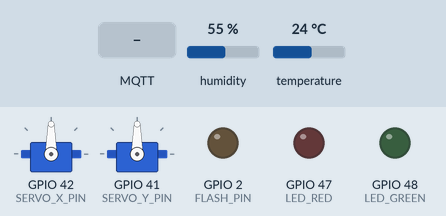
Simulated run of this sketch. Board: ESP32. On the bench: 2 × servo, output pins drawn as LEDs (lit = HIGH). Inputs (shaded band) come from the test bench; at power-on: humidity 55 %, temperature 24 °C. WiFi joins after 1.5 s; servers stay silent unless stated; uploads are accepted with an empty reply; random numbers use the default seed unless the sketch sets one; no MQTT or app messages arrive unless stated; the camera gives no picture; what the sketch prints to the serial monitor is not drawn.

Above: at 4.1 s.
4.2 s: MQTT message "AI" arrives on the third subscribed topic
At 5.8 s:
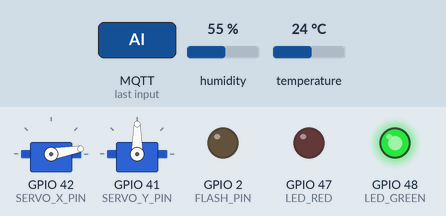
6.1 s: MQTT message "CCTV" arrives on the third subscribed topic
At 6.7 s:
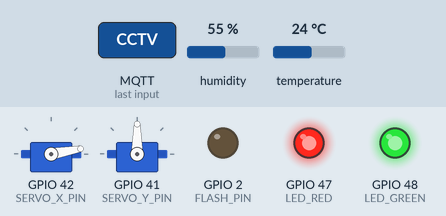
7.6 s: MQTT message "AI" arrives on the third subscribed topic
At 8.9 s:
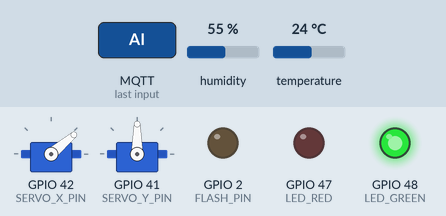
Timing chart, 0 to 10.6 s (numbered marks = the images above; inputs shaded):
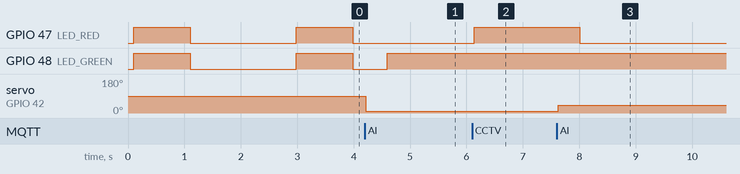

Measured:
- after the input at 4.2 s, servo on GPIO 42 (SERVO_X_PIN): 90° → 10° at once
- after the input at 6.1 s, GPIO 47 (LED_RED): LOW → HIGH at once
- after the input at 7.6 s, GPIO 47 (LED_RED): HIGH → LOW after 0.41 s; servo on GPIO 42 (SERVO_X_PIN): 10° → 40° at once

The sketch:

program1.ino
```cpp
#include <WiFi.h>
#include <PubSubClient.h>
#include <esp_camera.h>
#include <ESP32Servo.h>
#include "DHT.h"
#include <WiFiClient.h>
extern "C" {
  #include "esp_http_server.h"
}

// ==================== CONFIG WIFI, MQTT, SERVER AI ====================
const char* ssid = "Apa";
const char* password = "12345600";

const char* mqtt_server = "test.mosquitto.org";
const int mqtt_port = 1883;

const char* serverAI = "192.168.43.179";
const int serverAI_port = 8000;
const char* serverAI_path = "/serverAI";

// ===== Variabel =====
WiFiClient streamClient;
float hmem = 0;
float tmem = 0;
int flashlight = 0;
bool cctvActive = false;
volatile bool triggerCCTVFrame = false;
unsigned long previousBlink = 0;
bool ledState = false;
const int blinkInterval = 1000; // 1 detik
int posX = 1;  // Posisi awal servo
int posY = 1;  // Posisi awal servo

// ===== STATE UNTUK AI DETECTION =====
struct AIState {
  unsigned long nextScanTime = 0; // waktu berikutnya untuk scan
};
AIState aiState;

// ==================== PINS ====================
// DHT + LED + Servo
#define LED_GREEN 48
#define LED_RED 47
#define DHTPIN 40
#define DHTTYPE DHT11
DHT dht(DHTPIN, DHTTYPE);
#define FLASH_PIN 2  // GPIO2 = LED ON
#define SERVO_X_PIN 42
#define SERVO_Y_PIN 41
//pin kamera
#define PWDN_GPIO_NUM     -1
#define RESET_GPIO_NUM    -1
#define XCLK_GPIO_NUM     15
#define SIOD_GPIO_NUM     4
#define SIOC_GPIO_NUM     5
#define Y9_GPIO_NUM       16
#define Y8_GPIO_NUM       17
#define Y7_GPIO_NUM       18
#define Y6_GPIO_NUM       12
#define Y5_GPIO_NUM       10
#define Y4_GPIO_NUM       8
#define Y3_GPIO_NUM       9
#define Y2_GPIO_NUM       11
#define VSYNC_GPIO_NUM    6
#define HREF_GPIO_NUM     7
#define PCLK_GPIO_NUM     13

Servo servoX;
Servo servoY;
String pesan;
// ==================== MODE ====================
enum Mode {AI, CCTV, Normal};
volatile Mode currentMode = Normal;

// ==================== AI ====================
int servoMin = 10;    // sudut paling kiri
int servoMax = 150;   // sudut paling kanan
int servoStep = 30;   // jarak tiap capture
int posGX = servoMin;  // posisi awal
bool goingRight = true; // arah gerak servo
const int scanDelay = 120000; // 2 menit

// ==================== MQTT ====================
const char* topicServoX = "cam/servoX";
const char* topicServoY = "cam/servoY";
const char* topicDHT = "cam/dht";
const char* topicMode = "cam/mode";

WiFiClient espClient;
PubSubClient client(espClient);

httpd_handle_t stream_httpd = NULL;

static const char *_STREAM_CONTENT_TYPE = "multipart/x-mixed-replace;boundary=123456789000000000000987654321";
static const char *_STREAM_BOUNDARY = "\r\n--123456789000000000000987654321\r\n";
static const char *_STREAM_PART = "Content-Type: image/jpeg\r\nContent-Length: %u\r\nX-Timestamp: %d.%06d\r\n\r\n";

typedef struct {
    httpd_req_t *req;
    size_t len;
} jpg_chunking_t;

static size_t jpg_encode_stream(void *arg, size_t index, const void *data, size_t len) {
    jpg_chunking_t *j = (jpg_chunking_t *)arg;
    if (!index) j->len = 0;
    if (httpd_resp_send_chunk(j->req, (const char *)data, len) != ESP_OK) {
        return 0;
    }
    j->len += len;
    return len;
}

static esp_err_t stream_handler(httpd_req_t *req) {
    camera_fb_t *fb = NULL;
    esp_err_t res = ESP_OK;
    size_t _jpg_buf_len = 0;
    uint8_t *_jpg_buf = NULL;
    char part_buf[128];
    int64_t last_frame = esp_timer_get_time();

    httpd_resp_set_type(req, _STREAM_CONTENT_TYPE);
    httpd_resp_set_hdr(req, "Access-Control-Allow-Origin", "*");

    while (true) {
        fb = esp_camera_fb_get();
        if (!fb) {
            res = ESP_FAIL;
            break;
        }
        if (fb->format != PIXFORMAT_JPEG) {
            bool jpeg_converted = frame2jpg(fb, 80, &_jpg_buf, &_jpg_buf_len);
            esp_camera_fb_return(fb);
            fb = NULL;
            if (!jpeg_converted) {
                res = ESP_FAIL;
                break;
            }
        } else {
            _jpg_buf_len = fb->len;
            _jpg_buf = fb->buf;
        }

        res = httpd_resp_send_chunk(req, _STREAM_BOUNDARY, strlen(_STREAM_BOUNDARY));
        if (res != ESP_OK) break;

        size_t hlen = snprintf(part_buf, 128, _STREAM_PART, _jpg_buf_len, fb->timestamp.tv_sec, fb->timestamp.tv_usec);
        res = httpd_resp_send_chunk(req, (const char *)part_buf, hlen);
        if (res != ESP_OK) break;

        res = httpd_resp_send_chunk(req, (const char *)_jpg_buf, _jpg_buf_len);
        if (res != ESP_OK) break;

        if (fb) esp_camera_fb_return(fb);
        if (_jpg_buf && fb == NULL) free(_jpg_buf);
        _jpg_buf = NULL;
    }

    return res;
}

// ==================== FUNCTIONS ====================
void setup_wifi();
void reconnect();
void callback(char* topic, byte* payload, unsigned int length);
void sendDHT();
bool performAI(int pos);
void pushFrameToVPS(camera_fb_t* fb);
void masukModeCCTV();
void stopStream();
void handleAIMode();
void startStreamServer(uint16_t port = 81);

// ==================== SETUP ====================
void setup() {
  Serial.begin(115200);
  delay(100);

  pinMode(LED_GREEN, OUTPUT);
  pinMode(LED_RED, OUTPUT);
  pinMode(FLASH_PIN, OUTPUT);

  // LED startup test
  digitalWrite(LED_RED, HIGH);
  digitalWrite(LED_GREEN, HIGH);
  Serial.println("[STARTUP] LED test ON");
  delay(1000);
  digitalWrite(LED_RED, LOW);
  digitalWrite(LED_GREEN, LOW);
  Serial.println("[STARTUP] LED test OFF");

  dht.begin();
  servoX.attach(SERVO_X_PIN);
  servoY.attach(SERVO_Y_PIN);

  // ===== CAMERA =====
  camera_config_t config;
  config.ledc_channel = LEDC_CHANNEL_0;
  config.ledc_timer = LEDC_TIMER_0;
  config.pin_d0 = Y2_GPIO_NUM;
  config.pin_d1 = Y3_GPIO_NUM;
  config.pin_d2 = Y4_GPIO_NUM;
  config.pin_d3 = Y5_GPIO_NUM;
  config.pin_d4 = Y6_GPIO_NUM;
  config.pin_d5 = Y7_GPIO_NUM;
  config.pin_d6 = Y8_GPIO_NUM;
  config.pin_d7 = Y9_GPIO_NUM;
  config.pin_xclk = XCLK_GPIO_NUM;
  config.pin_pclk = PCLK_GPIO_NUM;
  config.pin_vsync = VSYNC_GPIO_NUM;
  config.pin_href = HREF_GPIO_NUM;
  config.pin_sccb_sda = SIOD_GPIO_NUM;
  config.pin_sccb_scl = SIOC_GPIO_NUM;
  config.pin_pwdn = PWDN_GPIO_NUM;
  config.pin_reset = RESET_GPIO_NUM;
  config.xclk_freq_hz = 20000000;
  config.pixel_format = PIXFORMAT_JPEG;
  config.frame_size = FRAMESIZE_QVGA;
  config.jpeg_quality = 10;
  config.fb_count = 2;
  config.grab_mode = CAMERA_GRAB_LATEST;
  config.fb_location = CAMERA_FB_IN_PSRAM;

  if(psramFound()){
    config.frame_size = FRAMESIZE_QVGA;
    config.jpeg_quality = 10;
    config.fb_count = 1;
    config.grab_mode = CAMERA_GRAB_LATEST;
  } else {
    config.frame_size = FRAMESIZE_QVGA;
    config.fb_location = CAMERA_FB_IN_DRAM;
  }

  if(esp_camera_init(&config) != ESP_OK){
    Serial.println("Camera init failed!");
    while(true);
  }

  sensor_t *s = esp_camera_sensor_get();
  s->set_framesize(s, FRAMESIZE_QVGA);
  s->set_contrast(s, 0);
  s->set_raw_gma(s, 1);

  Serial.println("Camera Setup Complete");

  // ===== WIFI + MQTT =====
  setup_wifi();
  client.setServer(mqtt_server, mqtt_port);
  client.setCallback(callback);

  // try connect MQTT once at startup
  reconnect();

  // ensure AI timer starts now (so first scan immediate if mode set)
  aiState.nextScanTime = 0;
}

// ==================== LOOP ====================
void loop() {
  if (WiFi.status() != WL_CONNECTED) {
    WiFi.reconnect();
    delay(2000);
    return;
  }

  if (!client.connected()) {
    reconnect();
  }
  client.loop();

  static unsigned long lastDHT = 0;
  if (millis() - lastDHT > 2000) {
    lastDHT = millis();
    // sendDHT only here (rate-limited)
    sendDHT();
  }

  if (currentMode == AI) {
    handleAIMode();
    // don't call sendDHT() here; we already send periodically from loop()
  } else if (currentMode == CCTV) {
    masukModeCCTV();
  }else if (currentMode == Normal) {
    unsigned long now = millis();
    if (now - previousBlink >= blinkInterval) {
        previousBlink = now;
        ledState = !ledState; // toggle state
        digitalWrite(LED_GREEN, ledState ? HIGH : LOW);
        digitalWrite(LED_RED, ledState ? HIGH : LOW);
    }
  }

  // small yield
  delay(10);
}

// ==================== WIFI ====================
void setup_wifi(){
  WiFi.begin(ssid,password);
  Serial.print("Connecting WiFi...");
  while(WiFi.status()!=WL_CONNECTED){
    delay(500);
    Serial.print(".");
  }
  Serial.println(" connected. IP: "+WiFi.localIP().toString());
}

// ==================== MQTT ====================
void reconnect() {
  static unsigned long lastReconnectAttempt = 0;
  static bool firstAttempt = true;

  if (WiFi.status() != WL_CONNECTED) return;

  if (millis() - lastReconnectAttempt > 5000 || firstAttempt) {
    firstAttempt = false;
    lastReconnectAttempt = millis();

    Serial.print("[MQTT] Connecting...");
    if (client.connect(("ESP32CAM-"+String(random(0xffff), HEX)).c_str())) {
      Serial.println("connected!");
      client.subscribe(topicServoX);
      client.subscribe(topicServoY);
      client.subscribe(topicMode);
    } else {
      Serial.print(" failed, rc=");
      Serial.println(client.state());
    }
  }
}

void callback(char* topic, byte* payload, unsigned int length){
  String msg="";
  for(unsigned int i=0;i<length;i++) msg += (char)payload[i];
  msg.trim();

  Serial.print("[MQTT RECEIVED] Topic: ");
  Serial.print(topic);
  Serial.print(" | Message: ");
  Serial.println(msg);

  String sTopic = String(topic);
  sTopic.trim();

  // mode control (normalize uppercase)
  String up = msg;
  up.toUpperCase();

  if (sTopic == String(topicMode)) {
    if (up == "AI") {
      currentMode = AI;
      aiState.nextScanTime = 0; // immediate scan
      Serial.println("[MODE] Switched to AI_DETECTION");
    } else if (up == "CCTV") {
      currentMode = CCTV;
      Serial.println("[MODE] Switched to CCTV");
    }
  }

}

// ==================== DHT ====================
void sendDHT(){
  float h = dht.readHumidity();
  float t = dht.readTemperature();
  if(!isnan(h) && !isnan(t)){
    String payload = "{\"temp\":"+String(t)+",\"hum\":"+String(h)+"}";
    client.publish(topicDHT, payload.c_str());
    Serial.print("[DHT DATA] Temp: ");
    Serial.print(t);
    Serial.print("°C, Humidity: ");
    Serial.print(h);
    Serial.println("%");
  } else {
    Serial.println("[DHT] Read failed");
  }
}

// ==================== AI DETECTION ====================
bool performAI(int pos) {
  unsigned long start = millis();
  servoX.write(pos);
  Serial.printf("\n[AI] Mulai deteksi di posisi servo: %d\n", pos);

  // debug heap
  Serial.printf("[MEM] free heap: %u\n", ESP.getFreeHeap());

  camera_fb_t* fb = esp_camera_fb_get();
  if (!fb) {
    Serial.println("[CAMERA] fb capture failed!");
    return false;
  }
  Serial.printf("[CAMERA] Gambar berhasil diambil. Ukuran: %d bytes\n", fb->len);

  float t = dht.readTemperature();
  float h = dht.readHumidity();
  if (isnan(t) || isnan(h)) { t = 0; h = 0; }
  Serial.printf("[DHT] Suhu: %.2f °C | Kelembapan: %.2f %%\n", t, h);

  bool penyakitDetected = false;

  // Build multipart pieces (small strings only)
  const String boundary = "----ESP32CAMBoundary";
  String partStart = "--" + boundary + "\r\n";
  partStart += "Content-Disposition: form-data; name=\"file\"; filename=\"frame.jpg\"\r\n";
  partStart += "Content-Type: image/jpeg\r\n\r\n";

  String partMiddle = "\r\n--" + boundary + "\r\n";
  partMiddle += "Content-Disposition: form-data; name=\"suhu\"\r\n\r\n";
  partMiddle += String(t) + "\r\n";
  partMiddle += "--" + boundary + "\r\n";
  partMiddle += "Content-Disposition: form-data; name=\"kelembapan\"\r\n\r\n";
  partMiddle += String(h) + "\r\n";
  partMiddle += "--" + boundary + "--\r\n";

  // compute content-length safely (use unsigned long long to avoid overflow)
  unsigned long long contentLength = (unsigned long long)partStart.length() + (unsigned long long)fb->len + (unsigned long long)partMiddle.length();

  if (WiFi.status() == WL_CONNECTED) {
    WiFiClient client;
    Serial.print("[HTTP] Connecting to ");
    Serial.print(serverAI);
    Serial.print(":");
    Serial.println(serverAI_port);

    if (!client.connect(serverAI, serverAI_port)) {
      Serial.println("[HTTP] Connection failed");
      esp_camera_fb_return(fb);
      return false;
    }

    // compose request headers (no HTTPClient)
    String req = "";
    req += String("POST ") + serverAI_path + " HTTP/1.1\r\n";
    req += String("Host: ") + serverAI + "\r\n";
    req += "User-Agent: ESP32CAM\r\n";
    req += String("Content-Type: multipart/form-data; boundary=") + boundary + "\r\n";
    req += String("Content-Length: ") + String(contentLength) + "\r\n";
    req += "Connection: close\r\n\r\n";

    // send headers
    client.print(req);
    // send multipart start
    client.print(partStart);

    // send image binary
    size_t written = 0;
    const uint8_t* buf = fb->buf;
    size_t toWrite = fb->len;
    while (toWrite > 0) {
      // write in chunks (avoid huge single write)
      size_t chunk = toWrite > 1024 ? 1024 : toWrite;
      client.write(buf + written, chunk);
      written += chunk;
      toWrite -= chunk;
      // a short delay can help networking stack
      delay(1);
    }

    // send rest
    client.print(partMiddle);

    Serial.println("[HTTP] Request sent, waiting response...");

    // read response (with timeout)
    unsigned long timeout = millis() + 10000; // 10s
    String response = "";
    while (client.connected() && millis() < timeout) {
      while (client.available()) {
        char c = client.read();
        response += c;
        // limit response size to avoid huge strings
        if (response.length() > 20000) break;
      }
      if (response.length() > 0 && response.indexOf("\r\n\r\n") != -1) {
        // we at least have headers + maybe body
        // don't break immediately; keep reading until connection closes or timeout
      }
      delay(1);
    }

    // parse HTTP status code from response start
    int httpCode = 0;
    if (response.length() > 12) {
      int idx = response.indexOf(' ');
      if (idx > 0) {
        int idx2 = response.indexOf(' ', idx + 1);
        if (idx2 > idx) {
          String codeStr = response.substring(idx + 1, idx2);
          httpCode = codeStr.toInt();
        }
      }
    }
    Serial.printf("[HTTP] Parsed status: %d\n", httpCode);
    // optional print small snippet
    Serial.println("[HTTP] Response snippet:");
    Serial.println(response.substring(0, min(300, (int)response.length())));

    // analyze body for keyword "penyakit"
    if (httpCode == 200 || httpCode == 201) {
      if (response.indexOf("penyakit") != -1) {
        penyakitDetected = true;
        digitalWrite(LED_RED, HIGH);
        digitalWrite(LED_GREEN, LOW);
        Serial.println("[AI] Hasil: PENYAKIT terdeteksi ❌ → LED MERAH ON");
      } else {
        penyakitDetected = false;
        digitalWrite(LED_GREEN, HIGH);
        digitalWrite(LED_RED, LOW);
        Serial.println("[AI] Hasil: SEHAT / BUKAN DAUN ✅ → LED HIJAU ON");
      }
    } else {
      Serial.printf("[HTTP] Non-200 response: %d\n", httpCode);
    }

    client.stop();
  } else {
    Serial.println("[WIFI] Tidak terhubung! Gagal kirim ke server AI.");
  }

  // always return fb
  esp_camera_fb_return(fb);

  unsigned long duration = millis() - start;
  Serial.printf("[AI] Waktu total proses (capture + HTTP): %lu ms\n", duration);
  Serial.println("========================================================");
  return penyakitDetected;
}

void handleAIMode() {
  unsigned long now = millis();

  if (now >= aiState.nextScanTime) {
    Serial.println("[SCAN] Mulai pemindaian baru...");
    bool sakit = performAI(posGX);

    if (sakit) {
      aiState.nextScanTime = now + 60000; // 1 menit kalau sakit
      Serial.println("[SCAN] Delay scan berikutnya: 1 menit (karena penyakit).");
    } else {
      aiState.nextScanTime = now + 120000; // 2 menit kalau sehat
      Serial.println("[SCAN] Delay scan berikutnya: 2 menit (karena sehat).");
    }

    // Atur arah servo
    if (goingRight) {
      posGX += servoStep;
      if (posGX >= servoMax) {
        posGX = servoMax;
        goingRight = false;
        Serial.println("[SERVO] Batas kanan tercapai → berbalik arah kiri.");
      }
    } else {
      posGX -= servoStep;
      if (posGX <= servoMin) {
        posGX = servoMin;
        goingRight = true;
        Serial.println("[SERVO] Batas kiri tercapai → berbalik arah kanan.");
      }
    }
  }
}

//cctv
void masukModeCCTV() {
  Serial.println("\n===========================");
  Serial.println("[MODE] CCTV AKTIF");
  Serial.println("===========================");

  Serial.println("[INFO] Memulai server kamera...");
  startStreamServer();   // start server UI + stream

  Serial.print("[INFO] IP ESP32: ");
  Serial.println(WiFi.localIP());

  Serial.println("-----------------------------------");
  Serial.print("[AKSES UI]     : http://");
  Serial.println(WiFi.localIP());
  Serial.print("[AKSES STREAM] : http://");
  Serial.print(WiFi.localIP());
  Serial.println(":81/stream");
  Serial.println("-----------------------------------");

  // Nyalakan LED indikator (dua-duanya ON)
  digitalWrite(LED_GREEN, HIGH);
  digitalWrite(LED_RED, HIGH);
}

void startStreamServer(uint16_t port) {
  httpd_config_t config = HTTPD_DEFAULT_CONFIG();
      config.server_port = port;

    if(stream_httpd == NULL){
      if (httpd_start(&stream_httpd, &config) == ESP_OK) {
          httpd_uri_t stream_uri = {
              .uri = "/stream",
              .method = HTTP_GET,
              .handler = stream_handler,
              .user_ctx = NULL
          };
          httpd_register_uri_handler(stream_httpd, &stream_uri);
      } else {
          Serial.println("[ERROR] Gagal start HTTP server");
      }
  } else {
      Serial.println("[INFO] HTTP server sudah berjalan");
  }
}
```
